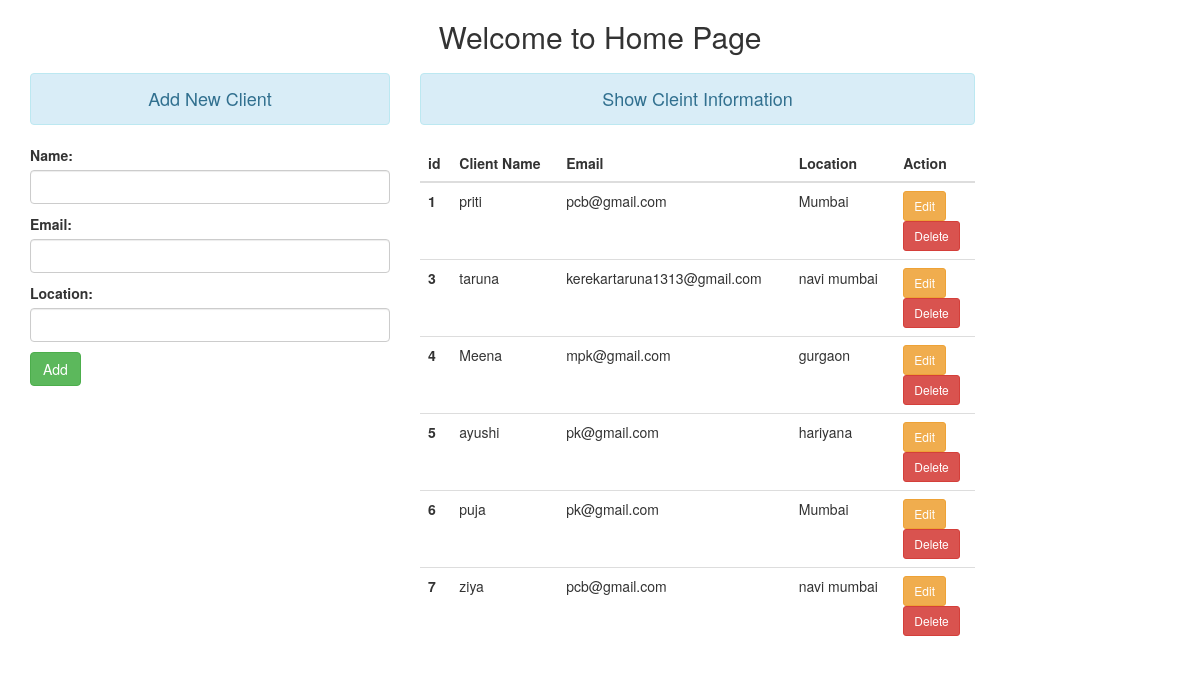
The page / on the database its author committed.
### testapp/models.py (models this page shows)
class Client(models.Model):
    Name = models.CharField(max_length=70)
    Email = models.EmailField(max_length=100)
    Location = models.CharField(max_length=100)

### testapp/views.py (the view, shortened to what this page needs)
# urls.py: path('',views.ClientAddShow.as_view(),name="addshow"),
class ClientAddShow(TemplateView):
    template_name = 'testapp/addshow.html'
    def get_context_data(self, *args, **kwargs):
        context = super().get_context_data(**kwargs)
        fm = ClientRegistration()
        a = Client.objects.all()
        context = {'a':a, 'form':fm}
        return context

### testapp/forms.py
class ClientRegistration(forms.ModelForm):
    class Meta:
        model=Client
        fields = ['Name','Email','Location']
        widgets={
        'Name': forms.TextInput(attrs={'class':'form-control'}),
        'Email': forms.EmailInput(attrs={'class':'form-control'}),
        'Location': forms.TextInput(attrs={'class':'form-control'}),
        }

### templates/testapp/addshow.html (shortened to what this page needs)
{% extends 'testapp/base.html' %}
{% block content %}
<div class="row">
  <div class="col-sm-4">
     <h4 class="text-center alert alert-info">Add New Client</h4>
     <form action="" method="POST">
      {{form.as_p }}
      <input type="submit" class="btn btn-success" value="Add">
    </form>
    </div>
    <div class="col-sm-6">
    <h4 class="text-center alert alert-info">Show Cleint Information</h4>
    {% if a %}
    <table class="table">
<thead>
<tr>
  <th scope="col">id</th>
  <th scope="col">Client Name</th>
  <th scope="col">Email</th>
  <th scope="col">Location</th>
  <th scope="col">Action</th>
</tr>
</thead>
<tbody>
  {% for i in a %}
  <tr>
    <th scope="row">{{i.id}}</th>
    <td>{{i.Name}}</td>
    <td>{{i.Email}}</td>
    <td>{{i.Location}}</td>
    <td>
      <a href="{% url 'updatedata' i.id %}" class="btn btn-warning btn-sm">Edit</a>
      <form action="{% url 'deletedata' i.id %}" method="post" class="d-inline">
      <input type="submit" class="btn btn-danger btn-sm" value="Delete">
      </form>
    </td>
    </tr>
  {% endfor %}
</tbody>
</table>
    {% else %}
      <h4 class="text-center alert alert-warning">No records</h4>
    {% endif %}
  </div>
  </div>
  {% endblock content %}

### templates/testapp/base.html (shortened to what this page needs)
<!DOCTYPE html>
<html lang="en" dir="ltr">
  <head>
    <link rel="stylesheet" href="https://cdn.jsdelivr.net/npm/bootstrap@3.4.1/dist/css/bootstrap.min.css">
  </head>
  <body>
    <div class="container mt-5 ">
      <h2 class="text-center">Welcome to Home Page</h2>
      {% block content%} {% endblock content %}
    </div>
  </body>
</html>

### rows shown on the page
Client: id "1", Name "priti", Email "pcb@gmail.com", Location "Mumbai"
Client: id "3", Name "taruna", Email "kerekartaruna1313@gmail.com", Location "navi mumbai"
Client: id "4", Name "Meena", Email "mpk@gmail.com", Location "gurgaon"
Client: id "5", Name "ayushi", Email "pk@gmail.com", Location "hariyana"
Client: id "6", Name "puja", Email "pk@gmail.com", Location "Mumbai"
Client: id "7", Name "ziya", Email "pcb@gmail.com", Location "navi mumbai"
